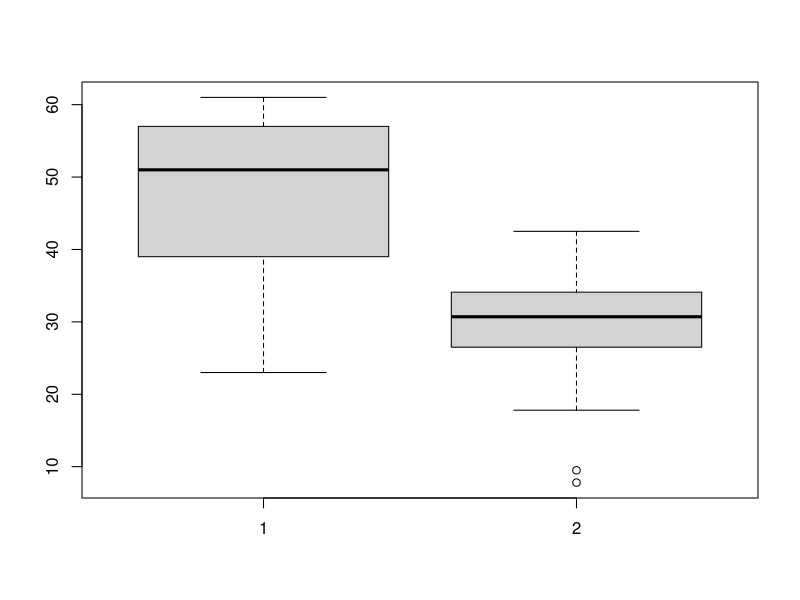
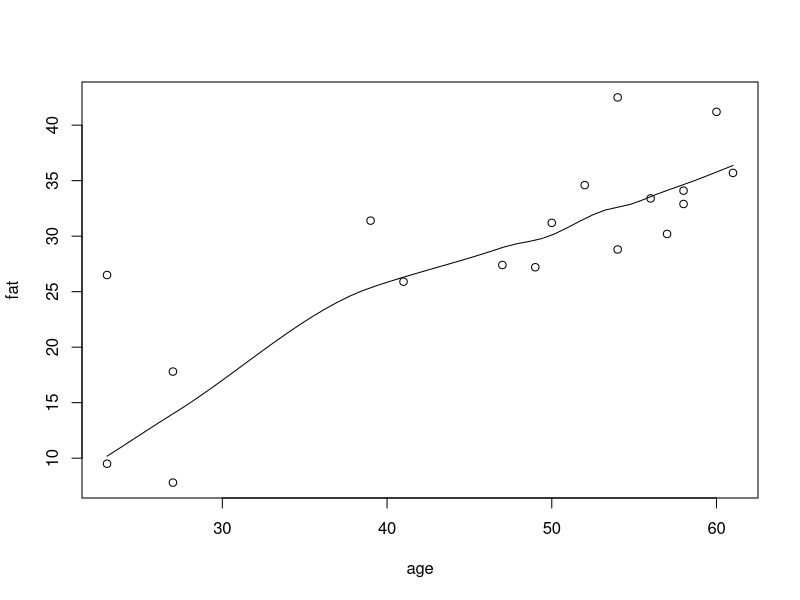
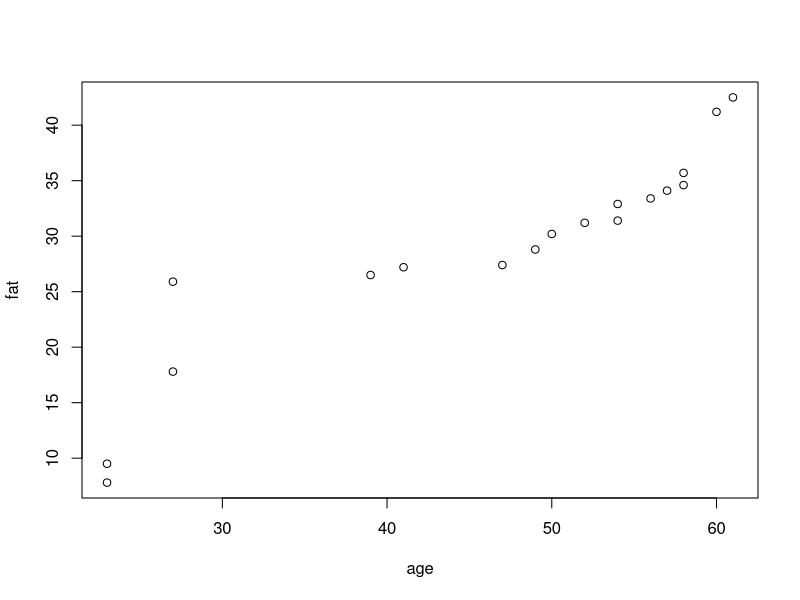

Generate these figures, in order, with R:
age<-c(23,23,27,27,39,41,47,49,50,52,54,54,56,57,58,58,60,61)
fat<-c(9.5,26.5,7.8,17.8,31.4,25.9,27.4,27.2,31.2,34.6,42.5,28.8,33.4,30.2,34.1,32.9,41.2,35.7)
mean(age)
median(age)
sd(age)
mean(fat)
median(fat)
sd(fat)
#boxplot
boxplot(age,fat)
#scatter plot
scatter.smooth(age,fat)
#qplot
qqplot(age,fat)